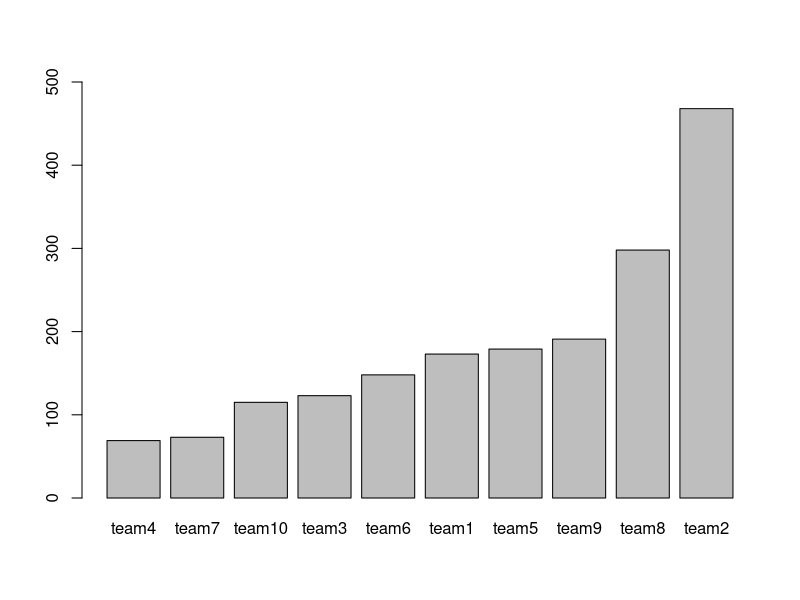
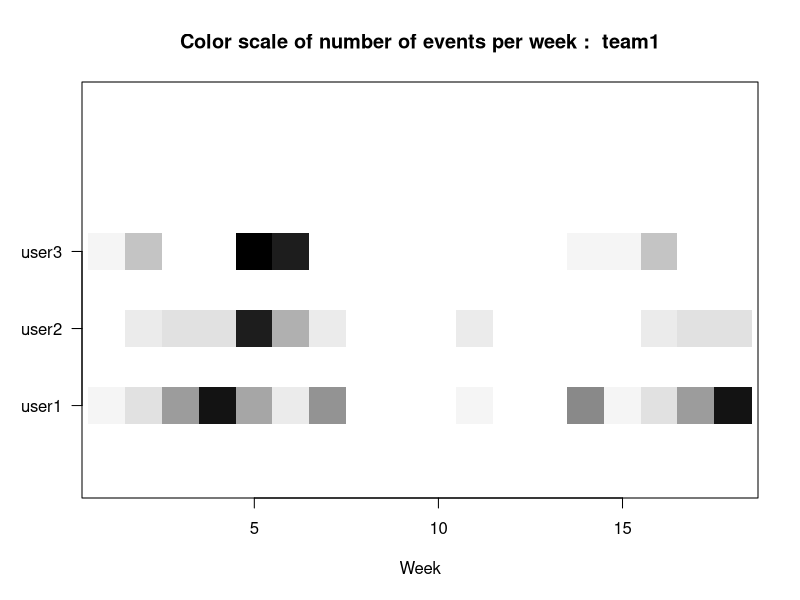
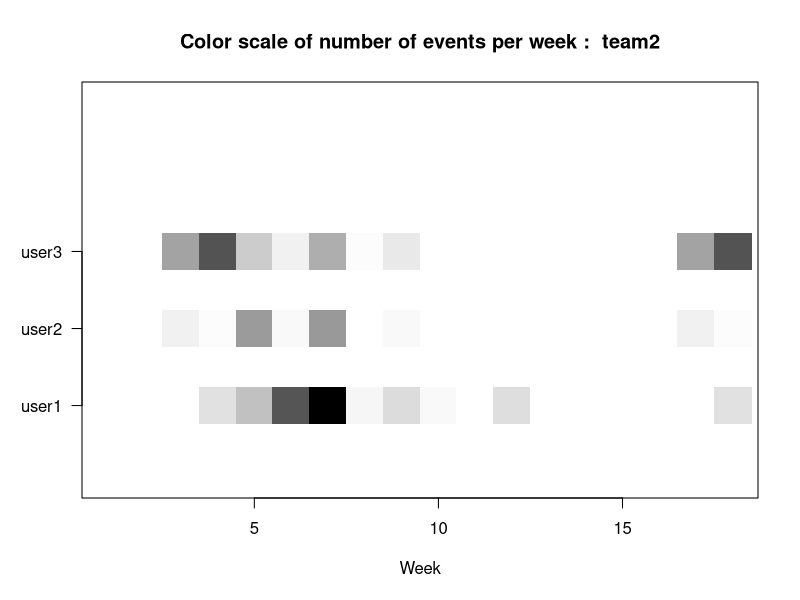
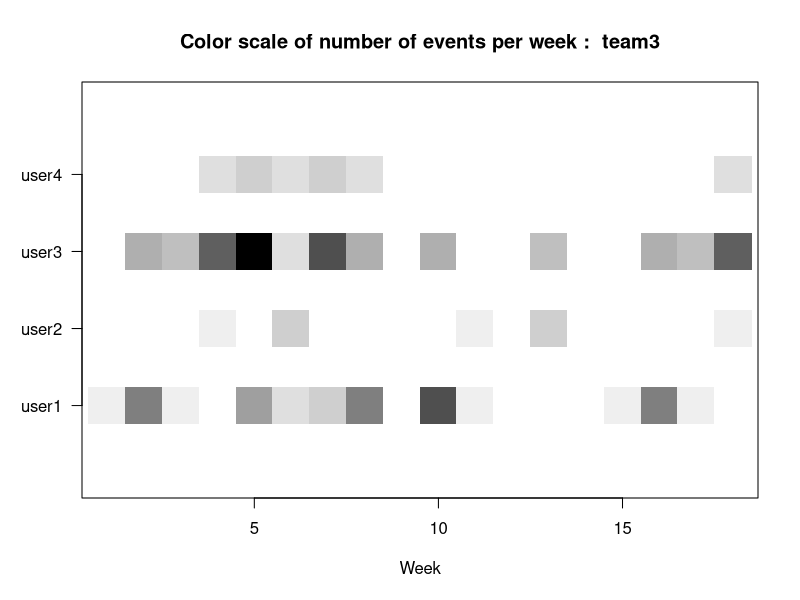
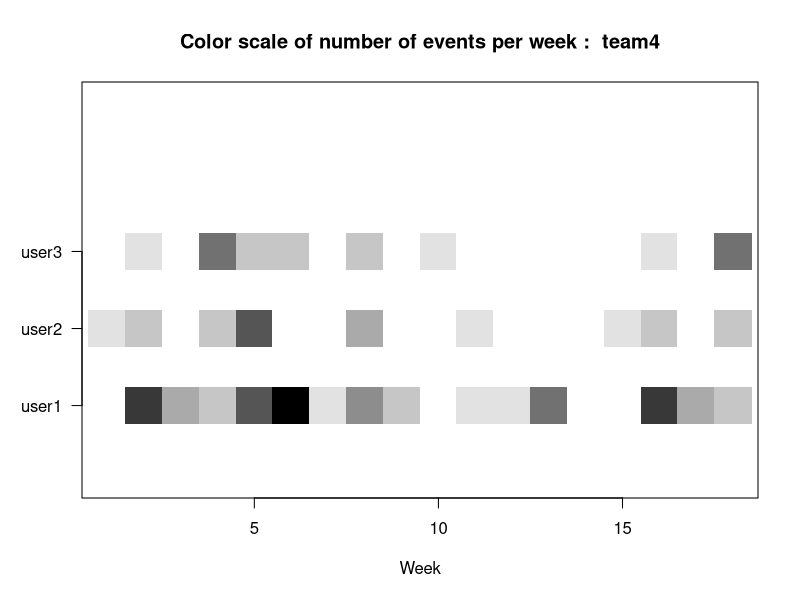
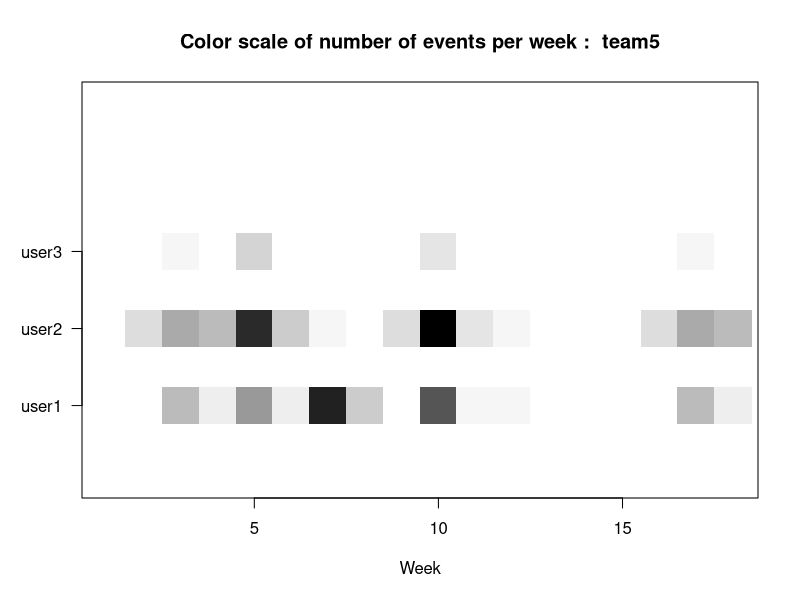
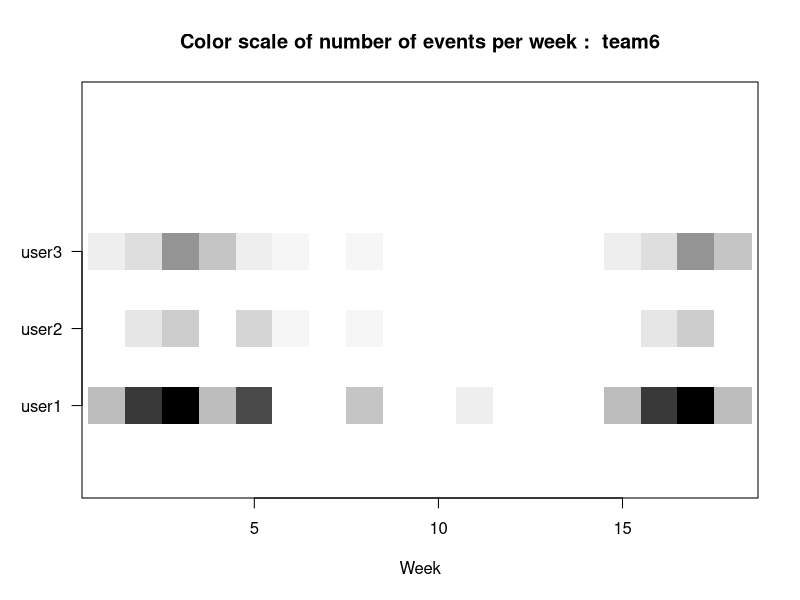
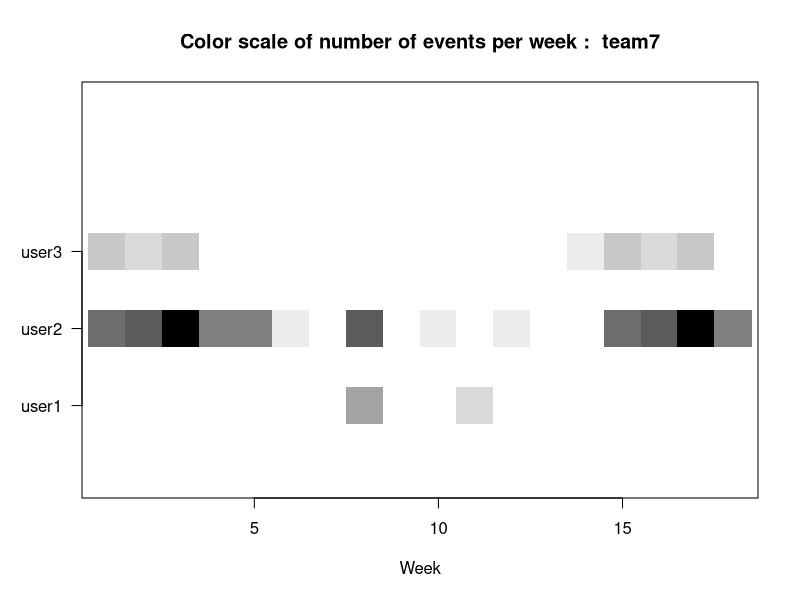

Generate these figures, in order, with R:
setwd('/Users/zubin/Documents/NCSU/Courses/CSC 510 - Software Engineering/Bad-Smells')
events <- read.csv('events.csv')

# Fix data 
typeof(events$team)
typeof(events$actor)
events$team <- as.character(events$team)
events$actor <- as.character(events$actor)
# Consider only events from users
events <- events[is.element(events$actor,c("user1","user2","user3","user4")),]
# Convert string to timezone
events$created_at <- strptime(as.character(events$created_at),format = "%Y-%m-%dT%H:%M:%SZ", tz="GMT")

# Get the unique types of events
unique(events$type)

# Summary of events by team 
table(events$team)
barplot(sort(table(events$team)),ylim=c(0,500))

# Summary of events by team and user
# teams <- unique(events$team)
# n <- length(teams)
# close.screen(all.screens = TRUE)
# split.screen(c(3,4))
# for (i in 1:n) {
#     screen(i)
#     pie(table(events[events$team==teams[i],]$actor))
# }

# close.screen(all.screens = TRUE)

# Get numbers of events per week
startTime <- strptime("2017-01-10 00:00:00 GMT", format = "%Y-%m-%d %H:%M:%S GMT")
endTime <- strptime("2017-05-05 00:00:00 GMT", format = "%Y-%m-%d %H:%M:%S GMT")
timeList <- c(startTime)
while(startTime<endTime) {
    startTime <- startTime + (7*24*60*60)
    timeList <- c(timeList,startTime)
}

events$week <- NA
for (j in 1:nrow(events)) {
events$week[j] <- (function(x,y) {
    n <- length(y)
    return <- NA
    for (i in 1:n-1) {
        if (x>=y[i] && x<y[i+1]) {
            return <- i
        }
    }
    return
}) (events$created_at[j],timeList) }

events$week <- as.factor(events$week)
events$actor <- as.factor(events$actor)

# Plot graph of events based on week
# for (team in unique(events$team)) {
# 	team_data <- events[events$team==team,]
# 	plot(table(team_data[team_data$actor=='user1',]$week),xlim=c(0,15),ylim=c(0,50),type="l",col="red")
# 	lines(table(team_data[team_data$actor=='user2',]$week),xlim=c(0,15),ylim=c(0,50),type="l",col="green")
# 	lines(table(team_data[team_data$actor=='user3',]$week),xlim=c(0,15),ylim=c(0,50),type="l",col="brown")
# 	if (is.element('user4',unique(team_data$actor))==TRUE) {
# 		lines(table(team_data[team_data$actor=='user4',]$week),xlim=c(0,15),ylim=c(0,50),type="l",col="black")
# 	}
# }

par(las=1)
colRamp <- colorRampPalette(c("white", "black"),interpolate = c("linear"))
for (team in unique(events$team)) {
    team_data <- events[events$team==team,]
    x <- table(team_data$actor,team_data$week)
    plot(rep(1,length(timeList)),pch = 15,cex = 5,ylim=c(0,5),col=colRamp(max(x)+1)[x[1,]+1],yaxt='n',main=paste("Color scale of number of events per week : ",team),xlab="Week",ylab="")
    points(rep(2,length(timeList)), pch = 15,cex = 5, col=colRamp(max(x)+1)[x[2,]+1],yaxt='n')
    points(rep(3,length(timeList)), pch = 15,cex = 5, col=colRamp(max(x)+1)[x[3,]+1],yaxt='n')
    if (sum(x[4,]>0)) {
        points(rep(4,length(timeList)), pch = 15,cex = 5, col=colRamp(max(x)+1)[x[4,]+1],yaxt='n')
        axis(2,at=1:4,labels=c('user1','user2','user3','user4'))
    } else {
        axis(2,at=1:3,labels=c('user1','user2','user3'))
    }
}

